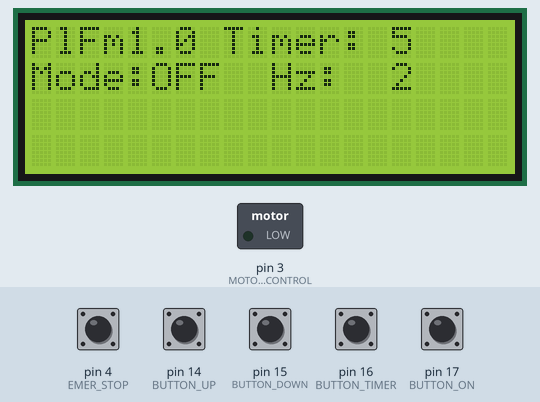
Simulated run of this program. Board: Arduino Uno, built with avr-gcc and run on an emulated ATmega328P. Shown: 20×4 character LCD, switched loads named in the program (green lamp = pin HIGH). Inputs (shaded band) come from the test bench; at power-on: pin 4 (EMER_STOP), pin 14 (BUTTON_UP), pin 15 (BUTTON_DOWN), pin 16 (BUTTON_TIMER), pin 17 (BUTTON_ON) HIGH.

Above: at 1.2 s.
1.3 s: pin 17 (BUTTON_ON) pulled LOW for 0.15 s
At 2.1 s:
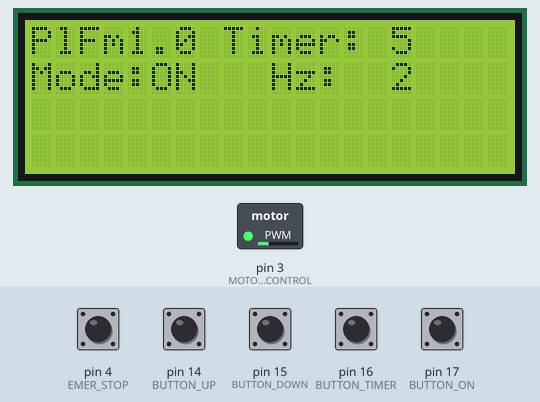
2.9 s: pin 4 (EMER_STOP) pulled LOW for 1 s
At 3.7 s:
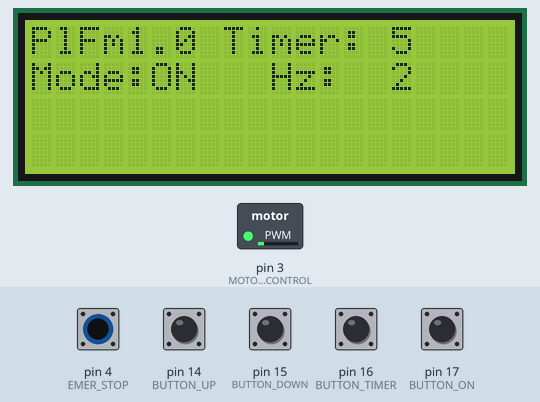
5.4 s: pin 14 (BUTTON_UP) pulled LOW for 0.15 s
At 6.4 s:
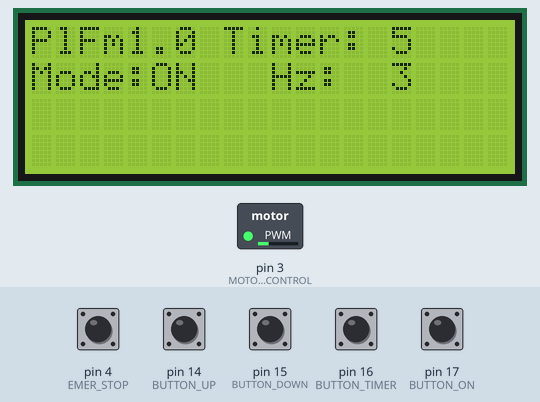
7.0 s: pin 16 (BUTTON_TIMER) pulled LOW for 0.15 s
At 7.7 s:
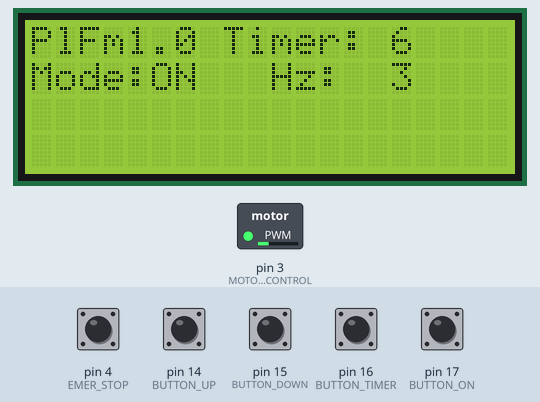
8.6 s: pin 15 (BUTTON_DOWN) pulled LOW for 0.15 s
At 9.0 s:
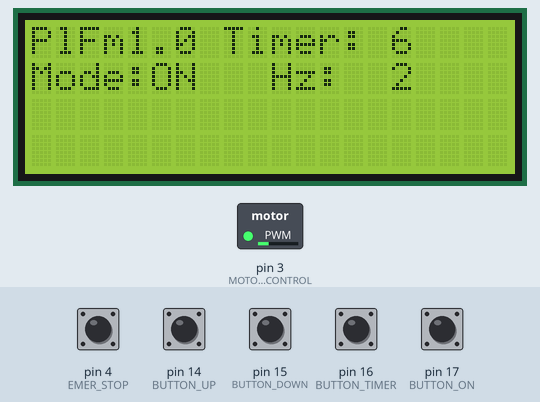
10.2 s: pin 16 (BUTTON_TIMER) pulled LOW for 1 s
At 11.2 s:
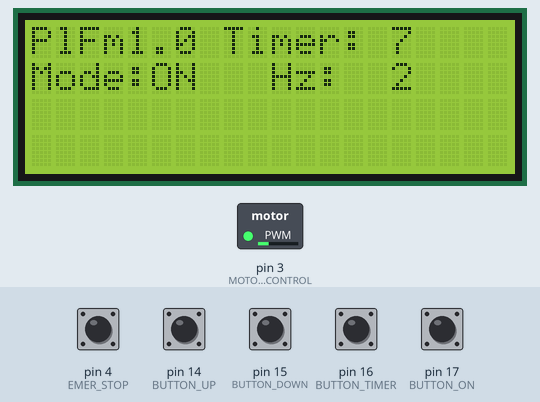
Timing chart, 0 to 13.2 s (numbered marks = the images above; inputs shaded):
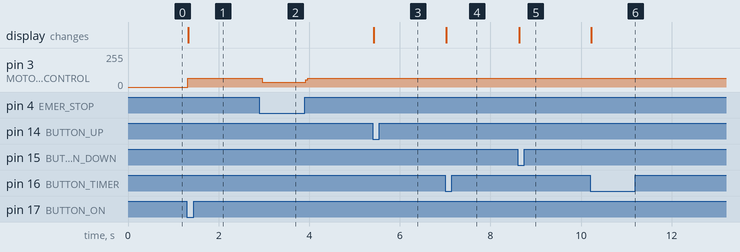

Measured:
- after the input at 1.3 s, pin 3 (MOTOR_CONTROL): 0/255 → 66/255 at once; the display: changes at once (image 1)
- after the input at 2.9 s, pin 3 (MOTOR_CONTROL): 66/255 → 37/255 after 0.06 s, → 66/255 0.96 s later
- after the input at 5.4 s, pin 3 (MOTOR_CONTROL): 66/255 → 67/255 at once; the display: changes at once (image 3)
- after the input at 7.0 s, the display: changes at once (image 4)
- after the input at 8.6 s, pin 3 (MOTOR_CONTROL): 67/255 → 66/255 at once; the display: changes at once (image 5)
- after the input at 10.2 s, the display: changes at once (image 6)

The program:

main.cpp
```cpp
#include <Arduino.h>
#include <LiquidCrystal_I2C.h>

// defines
#define BUTTON_UP 14 // change back to 14
#define BUTTON_DOWN 15
#define BUTTON_ON 17
#define EMER_STOP 4

#define BUTTON_TIMER 16 // change to another

#define MOTOR_CONTROL 3

// objects
LiquidCrystal_I2C lcd(0x27,20,4);

void setup() {
  // set communication and lcd
  Serial.begin(9600);
  lcd.init();
  lcd.backlight();
  lcd.setCursor(0, 0);
  lcd.print("PlFm1.0");
  lcd.setCursor(8, 0);
  lcd.print("Timer:");
  lcd.setCursor(0, 1);
  lcd.print("Mode: ");
  lcd.setCursor(10, 1);
  lcd.print("Hz: ");

  // set pins

  pinMode(BUTTON_DOWN, INPUT_PULLUP);
  pinMode(BUTTON_ON, INPUT_PULLUP);
  pinMode(BUTTON_UP, INPUT_PULLUP);
  pinMode(EMER_STOP, INPUT_PULLUP);
  pinMode(BUTTON_TIMER, INPUT_PULLUP);
  pinMode(MOTOR_CONTROL, OUTPUT);

  // just to be sure
  digitalWrite(MOTOR_CONTROL, 0);


}

// variables
uint8_t speed = 1;
uint32_t timer_mins = 5;
bool on = false;
bool flag_on = 0;

bool flag_up = 0;
bool flag_down = 0;
bool flag_timer = 0;

uint32_t time_on_start = millis();

void loop() {
  if (digitalRead(EMER_STOP) == 1) // safety measure time
  {
    // do our shit
    // note: all buttons are reversed

// on button
    if (!digitalRead(BUTTON_ON) && flag_on == 0)
    {
      delay(15);
      if (!digitalRead(BUTTON_ON))
      {
        flag_on = 1;

        // actual action
        on = !on;

      }
    }
    if (digitalRead(BUTTON_ON) && flag_on)
    flag_on = !digitalRead(BUTTON_ON);


// up button
    if (!digitalRead(BUTTON_UP) && flag_up == 0)
    {
      delay(15);
      if (!digitalRead(BUTTON_UP))
      {
        flag_up = 1;

        // actual action
        speed++;
      }
    }
    flag_up = !digitalRead(BUTTON_UP);


// down button
    if (!digitalRead(BUTTON_DOWN) && flag_down == 0)
    {
      delay(15);
      if (!digitalRead(BUTTON_DOWN))
      {
        flag_down = 1;

        // actual action
        speed--;
      }
    }
    flag_down = !digitalRead(BUTTON_DOWN);

// timer button
    if (!digitalRead(BUTTON_TIMER) && flag_timer == 0)
    {
      delay(15);
      if (!digitalRead(BUTTON_TIMER))
      {
        flag_timer = 1;

        // actual action
        timer_mins++;
        if (timer_mins > 10)
        {
          timer_mins = 1;
        }
      }
    }
    flag_timer = !digitalRead(BUTTON_TIMER);


  }
  else
  {

    // turn off
    digitalWrite(MOTOR_CONTROL, 0);


  }

  // set state lcd
  lcd.setCursor(5, 1);
  if (on)
  {
    lcd.print("ON ");
    if (millis() - time_on_start < timer_mins * 60 * 1000)
    {
      // turn on
      // set speed
      analogWrite(MOTOR_CONTROL, round(map(speed, 2, 30, 66, 107)));

    }
    else
    {
      // turn of
      digitalWrite(MOTOR_CONTROL, 0);
      on = 0;
    }
  }
  else
  {
    lcd.print("OFF");
    time_on_start = millis();
    digitalWrite(MOTOR_CONTROL, 0);

  }
  // set speed to lcd
  if (speed > 30)
  {
    speed = 30;
  }
  if (speed < 2)
  {
    speed = 2;
  }

  lcd.setCursor(14, 1);
  if (speed > 9)
  {
    lcd.print(speed);
  }
  else
  {
    lcd.print(" ");
    lcd.print(speed);
  }

  // set timer
  lcd.setCursor(14, 0);

  if (timer_mins != 10)
  {
    lcd.print(" ");
  }
  lcd.print(timer_mins);

}

// bool chech_button(const uint8_t BUTTON_NUM, bool* flag){
//   bool res = false;
//   if (!digitalRead(BUTTON_NUM) && flag == 0)
//   {
//     delay(15);
//     if (!digitalRead(BUTTON_NUM))
//     {
//       *flag = 1;

//       // actual action
//       res = true;
//     }
//   }
//   *flag = !digitalRead(BUTTON_NUM);
//   return res;
// }
```
